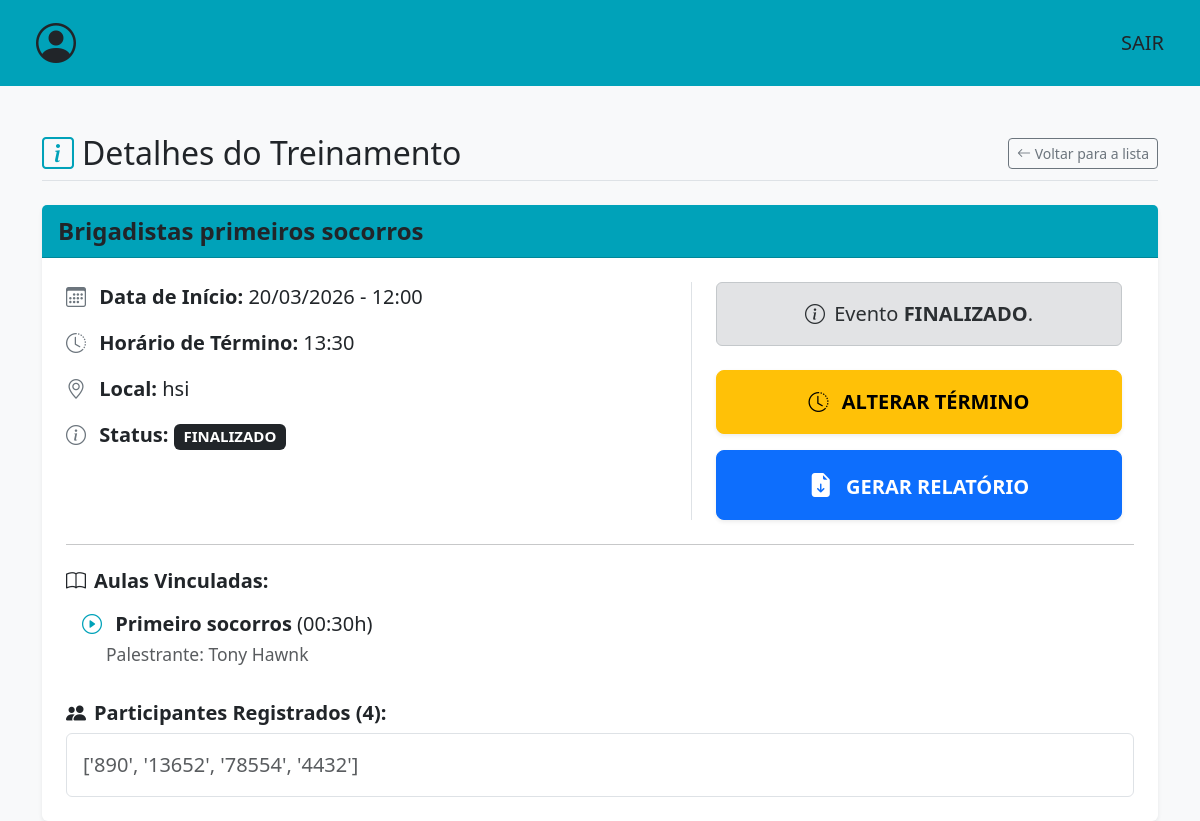
The app's page /conferir-treinamento/40/ (signed in), older data.
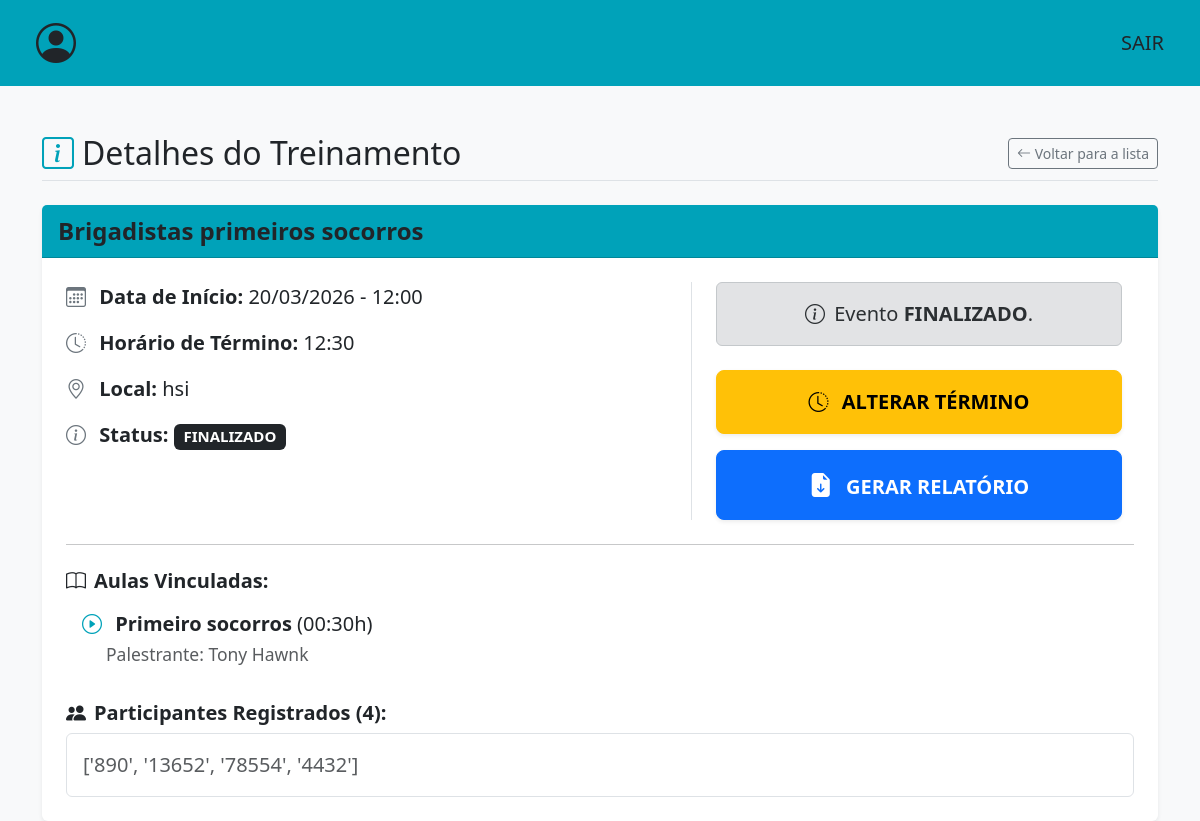
The same page, newer data.
### events/models.py (models this page shows, shortened)
class Treinamento(models.Model):
    opcoes_local = [
        ("AUDITORIO HSI","hsi"),
        ("AUDITORIO ADM CENTRAL","pupileira"),
    ]
    opcoes_status = [
        ("FINALIZADO","finalizado"),
        ("CANCELADO","cancelado"),
        ("MARCADO","marcado"),
        ("ANDAMENTO","andamento")
    ]
    nm_evento = models.CharField(max_length=100)
    data = models.DateTimeField()
    local = models.CharField(max_length=50,choices=opcoes_local)
    status = models.CharField(max_length=50,choices=opcoes_status)
    participantes = models.JSONField(default=list,blank=True)
    aulas = models.ManyToManyField(Aula, related_name='aulas')
    horario_final = models.TimeField(null=True,blank=True)

### events/views.py (the view)
# urls.py: path('conferir-treinamento/<int:treinamento_id>/',conferir_treinamento,name='conferir-treinamento'),
@login_required(login_url='/login')
def conferir_treinamento(request,treinamento_id):
    treinamento = Treinamento.objects.get(id=treinamento_id)
    return render(request,'events/conferir-treinamento.html',{'treinamento':treinamento})

### templates/events/conferir-treinamento.html (shortened to what the changed rows need)
<!DOCTYPE html>
<html lang="pt-br">
<head>
    <link href="https://cdn.jsdelivr.net/npm/bootstrap@5.3.2/dist/css/bootstrap.min.css" rel="stylesheet">
    <link href="https://cdn.jsdelivr.net/npm/bootstrap-icons@1.11.1/font/bootstrap-icons.css" rel="stylesheet">
</head>
<body class="bg-light">
    <div class="container mt-5">
        <div class="d-flex justify-content-between align-items-center mb-4 border-bottom pb-2">
            <h2 class="m-0"><i class="bi bi-info-square text-custom-teal me-2"></i>Detalhes do Treinamento</h2>
        </div>
        <div class="card shadow-sm border-0">
            <div class="card-header bg-custom-teal text-dark fw-bold fs-4">
                {{ treinamento.nm_evento }}
            </div>
            <div class="card-body fs-5 p-4">
                <div class="row">
                    <div class="col-md-7">
                        <p><i class="bi bi-calendar3 text-secondary me-2"></i> <strong>Data de Início:</strong> {{ treinamento.data|date:"d/m/Y - H:i" }}</p>
                        <p><i class="bi bi-clock-history text-secondary me-2"></i> <strong>Horário de Término:</strong> {{ treinamento.horario_final|time:"H:i"|default:"Não informado" }}</p>
                        <p><i class="bi bi-geo-alt text-secondary me-2"></i> <strong>Local:</strong> {{ treinamento.get_local_display }}</p>
                        <p><i class="bi bi-info-circle text-secondary me-2"></i> <strong>Status:</strong>
                            <span class="badge bg-dark">{{ treinamento.get_status_display|upper }}</span>
                        </p>
                    </div>
                    <div class="col-md-5 d-flex flex-column justify-content-center gap-3 border-start px-4">
                        {% if treinamento.status == 'MARCADO' %}
                            <button type="button" class="btn btn-success btn-lg fw-bold shadow-sm py-3 w-100" data-bs-toggle="modal" data-bs-target="#iniciarModal">
                                <i class="bi bi-play-fill fs-4 me-2"></i> INICIAR EVENTO
                            </button>
                            <a href="{% url 'editar-treinamento' treinamento.id %}" class="btn btn-primary btn-lg fw-bold shadow-sm py-3 w-100">
                                <i class="bi bi-pencil-square fs-4 me-2"></i> EDITAR EVENTO
                            </a>
                            <button type="button" class="btn btn-danger btn-lg fw-bold shadow-sm py-3 w-100" data-bs-toggle="modal" data-bs-target="#cancelarModal">
                                <i class="bi bi-x-circle-fill fs-4 me-2"></i> CANCELAR EVENTO
                            </button>
                        {% else %}
                            <div class="alert alert-secondary text-center mb-2">
                                <i class="bi bi-info-circle me-1"></i> Evento <strong>{{ treinamento.get_status_display|upper }}</strong>.
                            </div>
                            <button type="button" class="btn btn-warning btn-lg fw-bold shadow-sm py-3 w-100" data-bs-toggle="modal" data-bs-target="#alterarHorarioModal">
                                <i class="bi bi-clock-history me-2"></i> ALTERAR TÉRMINO
                            </button>
                            <a href="{% url 'exportar-lista-treinamento' treinamento.id %}" class="btn btn-primary btn-lg fw-bold shadow-sm py-3 w-100">
                                <i class="bi bi-file-earmark-arrow-down-fill fs-4 me-2"></i> GERAR RELATÓRIO
                            </a>
                        {% endif %}
                    </div>
                </div>
                <hr class="my-4">
                <h5 class="fw-bold"><i class="bi bi-book me-2"></i>Aulas Vinculadas:</h5>
                <ul class="list-group list-group-flush mb-4">
                    {% for aula in treinamento.aulas.all %}
                        <li class="list-group-item bg-transparent">
                            <strong>{{ aula.nm_aula }}</strong> ({{ aula.carga_horaria }}h) <br>
                        </li>
                    {% empty %}
                        <li class="list-group-item bg-transparent text-danger">Nenhuma aula vinculada a este evento.</li>
                    {% endfor %}
                </ul>
                <h5 class="fw-bold"><i class="bi bi-people-fill me-2"></i>Participantes Registrados ({{ treinamento.participantes|length }}):</h5>
                <div class="bg-white border rounded p-3 text-muted">
                    {{ treinamento.participantes }}
                </div>
            </div>
        </div>
    </div>
</body>
</html>

Row changes from the older to the newer data that the page shows:
changed Treinamento "Brigadistas primeiros socorros": horario_final "13:30" → "12:30"
